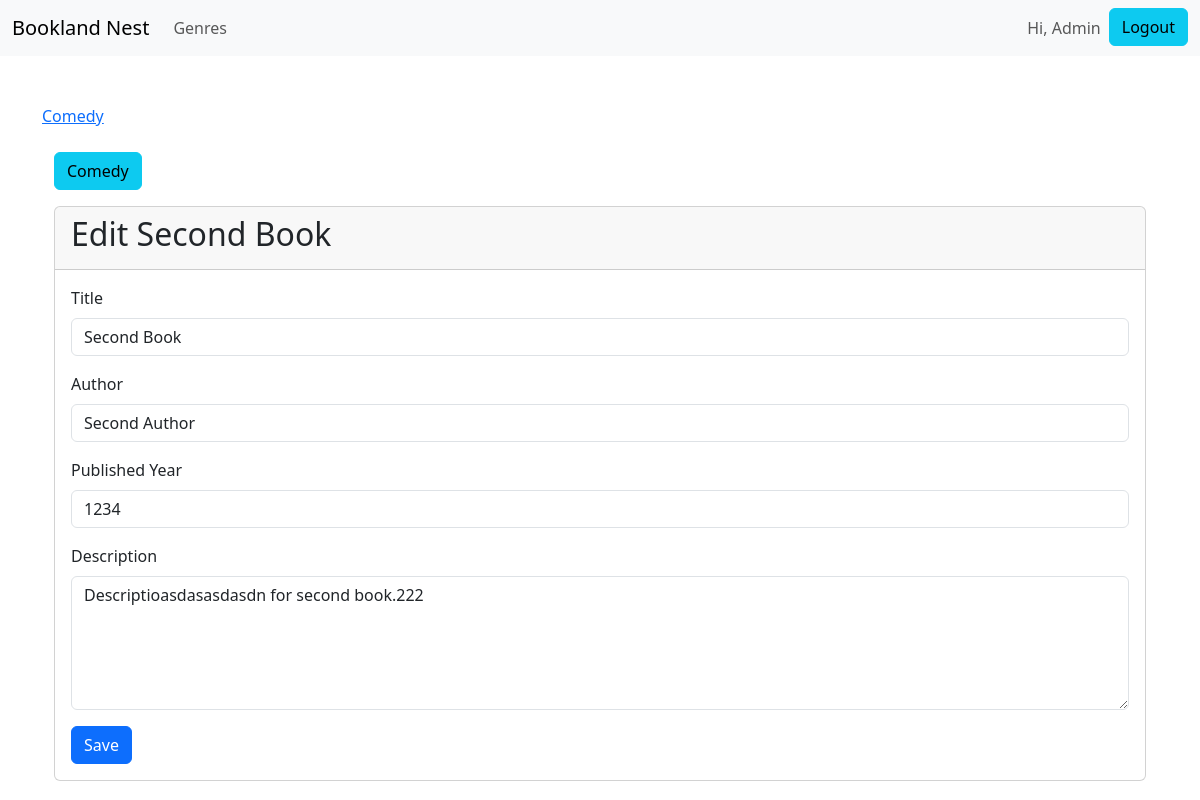
Page /edit_book/2 (signed in) on the committed database.
### bookland_nest/models.py (models this page shows, shortened)
class Genre(models.Model):
    name = models.CharField(max_length=255)
    date_added = models.DateTimeField(auto_now_add=True)
    owner = models.ForeignKey(User, on_delete=models.CASCADE)
    def __str__(self):
        return self.name

class Book(models.Model):
    genre = models.ForeignKey(Genre, on_delete=models.CASCADE, null=True)
    title = models.CharField(max_length=255)
    author = models.CharField(max_length=255)
    published_year = models.IntegerField()
    description = models.TextField()
    date_added = models.DateTimeField(auto_now_add=True)
    class Meta:
        verbose_name = "Book"
        verbose_name_plural = "Books"

### bookland_nest/views.py (the view)
# urls.py: path('edit_book/<int:book_id>', views.edit_book, name='edit_book'),
@login_required
def edit_book(request, book_id):
    book = Book.objects.get(id=book_id)
    genre = book.genre
    if genre.owner != request.user:
        raise Http404
    if request.method != 'POST':
        form = BookForm(instance=book)
    else:
        form = BookForm(instance=book, data=request.POST)
        if form.is_valid():
            form.save()
            return redirect('bookland_nest:genre', genre_id=genre.id)
    context = {
        'form': form,
        'book': book,
        'genre': genre
    }
    return render(request, 'bookland_nest/edit_book.html', context)

### bookland_nest/forms.py
class BookForm(forms.ModelForm):
    class Meta:
        model = Book
        fields = ['title', 'author', 'published_year', 'description']
        labels = {
            'title': 'Title',
            'author': 'Author',
            'published_year': 'Published Year',
            'description': 'Description',
        }
        widgets = {
            'description': forms.Textarea(attrs={'rows': 5, 'cols': 80}),
            'published_year': forms.NumberInput(),
        }

### bookland_nest/templates/bookland_nest/edit_book.html (shortened to what this page needs)
{% extends 'bookland_nest/base.html' %}
{% load django_bootstrap5 %}
{% block content %}
    <a href="{% url 'bookland_nest:genre' genre.id %}">{{ genre }}</a>
    <div class="container mt-4">
        <a href="{% url 'bookland_nest:genre' genre.id %}" class="btn btn-info mb-3">{{ genre.name }}</a>
        <div class="card">
            <div class="card-header">
                <h2 class="card-title">Edit {{ book.title }}</h2>
            </div>
            <div class="card-body">
                <form action="{% url 'bookland_nest:edit_book' book.id %}" method="post">
                    {% bootstrap_form form %}
                    {% bootstrap_button button_type="submit" content="Save" %}
                </form>
            </div>
        </div>
    </div>
{% endblock content %}

### bookland_nest/templates/bookland_nest/base.html (shortened to what this page needs)
<!DOCTYPE html>
<html lang="en">
<head>
    {% load django_bootstrap5 %}
    {% bootstrap_css %}
</head>
<body>
        <nav class="navbar navbar-expand-lg bg-body-tertiary">
            <div class="container-fluid">
                <a class="navbar-brand" href="{% url "bookland_nest:index" %}">Bookland Nest</a>
                <div class="collapse navbar-collapse" id="navbarNav">
                    <ul class="navbar-nav me-auto">
                        <li class="nav-item">
                            <a class="nav-link" href="{% url "bookland_nest:genres" %}">Genres</a>
                        </li>
                    </ul>
                    <ul class="navbar-nav ms-auto">
                        {% if user.is_authenticated %}
                            <li class="nav-item">
                                <span class="nav-link">Hi, {{ user.username|title }}</span>
                            </li>
                        {% endif %}
                        {% if user.is_authenticated %}
                            <li class="nav-item">
                                <form action="{% url 'accounts:logout' %}" method="post" class="d-inline">
                                    <button class="btn btn-info" type="submit">Logout</button>
                                </form>
                            </li>
                        {% endif %}
                    </ul>
                </div>
            </div>
        </nav>
        <div class="container mt-5">
            <div class="jumbotron">
        {% block content %}
        {% endblock content %}
    </div>
</div>
</body>
</html>

### rows in the picture
Genre: name "Comedy"
Book: title "Second Book", author "Second Author", published_year "1234", description "Descriptioasdasasdasdn for second book.222"

### other values in the picture
{{ user.username|title }} "Admin"
